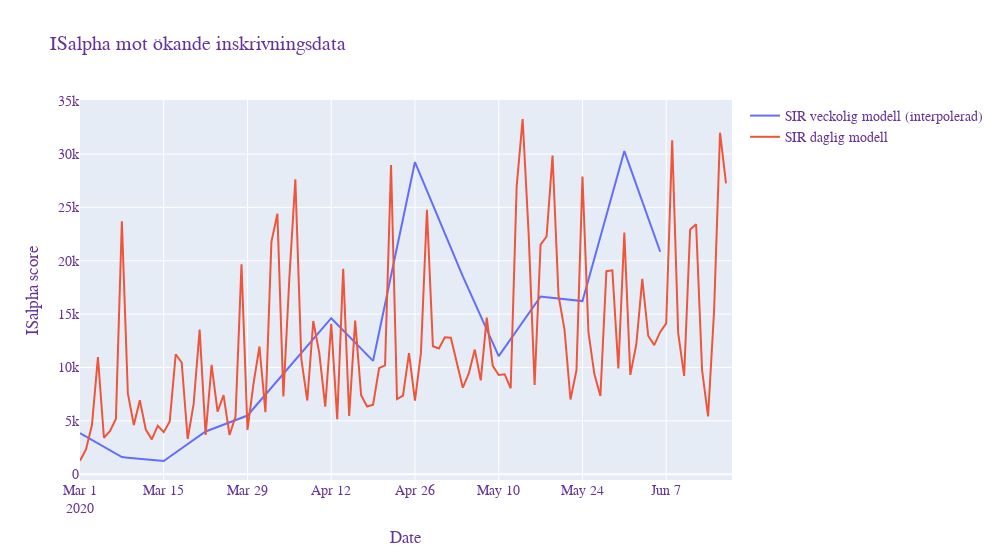
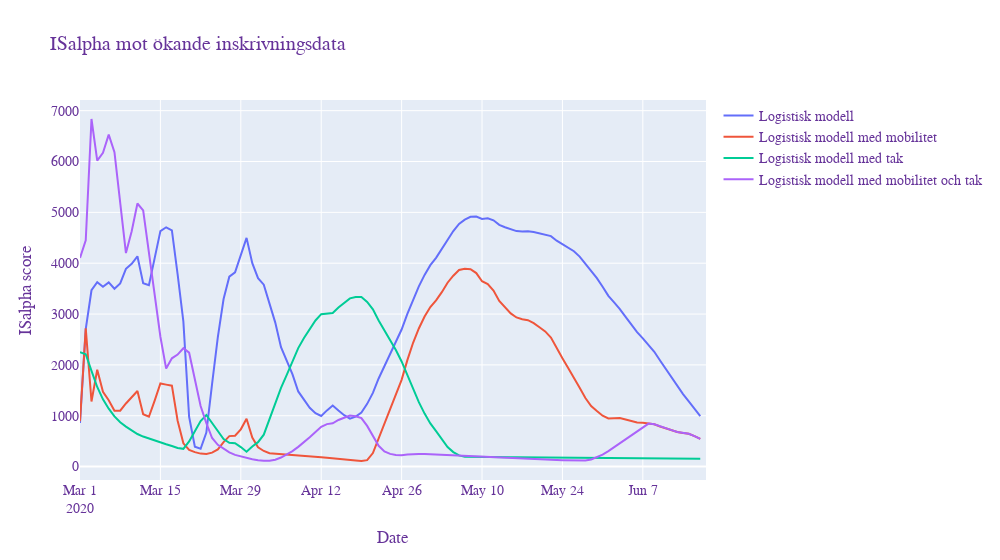

Here is the notebook cell these charts were saved with, in order:
### Code cell
ISalphafig1 = go.Figure()

#SIR MAPE week to daily
ISalphafig1.add_trace(go.Scatter(x=pd.Series(pd.date_range("2020-03-01", freq="D", periods=data_points_MAPE)), 
                    y=SIR_ISalpha_week2daily,
                    mode='lines',
                    name='SIR veckolig modell (interpolerad)'))

#SIR MAPE daily
ISalphafig1.add_trace(go.Scatter(x=pd.Series(pd.date_range("2020-03-01", freq="D", periods=data_points_MAPE)), 
                    y=ISalpha['ISalpha_SIR_daily'],
                    mode='lines',
                    name='SIR daglig modell'))



ISalphafig1.update_layout(
                    title='ISalpha mot ökande inskrivningsdata',
                    xaxis_title='Date',
                    yaxis_title='ISalpha score',
                    autosize=False,
                    width=1000,
                    xaxis_range=["2020-03-01",pd.to_datetime('2020-03-01')+timedelta(days=data_points_MAPE)],
                    
                    font=dict(
                      family="Courier New, monospace",
                      size=14,
                      color="RebeccaPurple"
    )
) 
ISalphafig1.show()

ISalphafig2 = go.Figure()


#logistiska MAPE
ISalphafig2.add_trace(go.Scatter(x=pd.Series(pd.date_range("2020-03-01", freq="D", periods=data_points_MAPE)), 
                    y=ISalpha['ISalpha_logistiska'],
                    mode='lines',
                    name='Logistisk modell'))

#logistiska mobilitet MAPE
ISalphafig2.add_trace(go.Scatter(x=pd.Series(pd.date_range("2020-03-01", freq="D", periods=data_points_MAPE)), 
                    y=ISalpha['ISalpha_logistiska_mobilitet'],
                    mode='lines',
                    name='Logistisk modell med mobilitet'))

#logistiska tak MAPE
ISalphafig2.add_trace(go.Scatter(x=pd.Series(pd.date_range("2020-03-01", freq="D", periods=data_points_MAPE)), 
                    y=ISalpha['ISalpha_logistiska_tak'],
                    mode='lines',
                    name='Logistisk modell med tak'))

#logistiska mobilitet tak MAPE
ISalphafig2.add_trace(go.Scatter(x=pd.Series(pd.date_range("2020-03-01", freq="D", periods=data_points_MAPE)),
                    y=ISalpha['ISalpha_logistiska_mobilitet_tak'],
                    mode='lines',
                    name='Logistisk modell med mobilitet och tak'))

ISalphafig2.update_layout(
                    title='ISalpha mot ökande inskrivningsdata',
                    xaxis_title='Date',
                    yaxis_title='ISalpha score',
                    autosize=False,
                    width=1000,
                    xaxis_range=["2020-03-01",pd.to_datetime('2020-03-01')+timedelta(days=data_points_MAPE)],
                    
                    font=dict(
                      family="Courier New, monospace",
                      size=14,
                      color="RebeccaPurple"
    )
) 
ISalphafig2.show()
